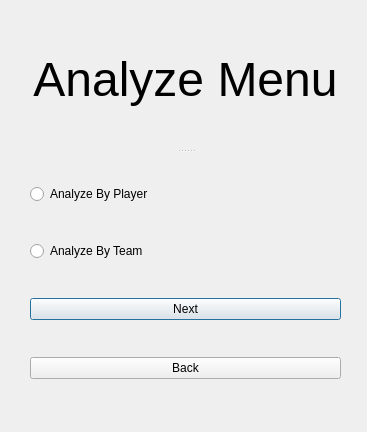
<?xml version="1.0" encoding="UTF-8"?>
<ui version="4.0">
 <class>seaerchMenu</class>
 <widget class="QDialog" name="seaerchMenu">
  <property name="geometry">
   <rect>
    <x>0</x>
    <y>0</y>
    <width>367</width>
    <height>432</height>
   </rect>
  </property>
  <property name="windowTitle">
   <string>SearchMenu</string>
  </property>
  <widget class="QSplitter" name="splitter">
   <property name="geometry">
    <rect>
     <x>30</x>
     <y>10</y>
     <width>311</width>
     <height>401</height>
    </rect>
   </property>
   <property name="orientation">
    <enum>Qt::Vertical</enum>
   </property>
   <widget class="QLabel" name="label">
    <property name="text">
     <string>&lt;html&gt;&lt;head/&gt;&lt;body&gt;&lt;p align=&quot;center&quot;&gt;&lt;span style=&quot; font-size:36pt;&quot;&gt;Analyze Menu&lt;/span&gt;&lt;/p&gt;&lt;/body&gt;&lt;/html&gt;</string>
    </property>
   </widget>
   <widget class="QWidget" name="verticalLayoutWidget">
    <layout class="QVBoxLayout" name="verticalLayout">
     <item>
      <widget class="QRadioButton" name="analyzeByPlayer">
       <property name="text">
        <string>Analyze By Player</string>
       </property>
      </widget>
     </item>
     <item>
      <widget class="QRadioButton" name="analyzeByTeam">
       <property name="text">
        <string>Analyze By Team</string>
       </property>
      </widget>
     </item>
     <item>
      <widget class="QPushButton" name="analyzeNext">
       <property name="text">
        <string>Next</string>
       </property>
      </widget>
     </item>
     <item>
      <widget class="QPushButton" name="analyzeBack">
       <property name="text">
        <string>Back</string>
       </property>
      </widget>
     </item>
    </layout>
   </widget>
  </widget>
 </widget>
 <resources/>
 <connections/>
</ui>
